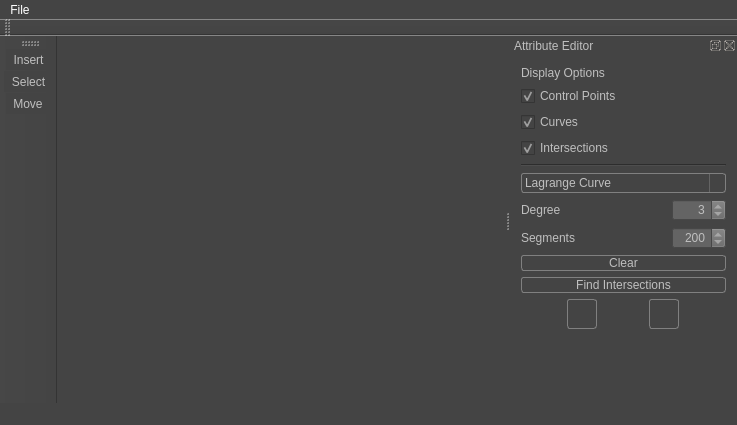
<?xml version="1.0" encoding="UTF-8"?>
<ui version="4.0">
 <class>MainWindowClass</class>
 <widget class="QMainWindow" name="MainWindowClass">
  <property name="geometry">
   <rect>
    <x>0</x>
    <y>0</y>
    <width>737</width>
    <height>425</height>
   </rect>
  </property>
  <property name="windowTitle">
   <string>Curve Editor</string>
  </property>
  <property name="styleSheet">
   <string notr="true">QMainWindow
{
	color: #BFBFBF;
	background-color: #444444;
}
QWidget
{
	color: #BFBFBF;
	background-color: #444444;
}
QWidget:item:hover
{
    background-color: #5285A6;
    color: #FFFFFF;
}
/*------------------------MenuBar Menu----------------------------------------*/
QMenuBar::item
{
    color: #FFFFFF;
    background: transparent;
}

QMenuBar::item:selected
{
    background: #5285A6;
    /*border: 1px solid #5285A6;*/
}

QMenuBar::item:pressed
{
    background: #444;
    border: 1px solid #000;
    background-color: #5285A6;
    margin-bottom:-1px;
    padding-bottom:1px;
}
QMenu::item:selected
{
    color: #FFFFFF;
    background-color: #5285A6;
}
QMenu::item:hover
{
    color: #5285A6;
}
/*------------------------ComboBox----------------------------------------*/
QComboBox {
    border: 1px solid gray;
    border-radius: 3px;
    padding: 1px 18px 1px 3px;
    min-width: 6em;
}
QComboBox:hover
{
	background: #5285A6;
}

QComboBox:editable {
    background: #646464;
}
QComboBox:!editable {
     background: #444444;
}
/* QComboBox gets the &quot;on&quot; state when the popup is open */
QComboBox:!editable:on {
    background: #646464;
}
QComboBox:on { /* shift the text when the popup opens */
    padding-top: 3px;
    padding-left: 4px;
}
QComboBox::down-arrow {
    image: url(:/icons/dropArrow.png);
}
QComboBox::down-arrow:on { /* shift the arrow when popup is open */
    top: 1px;
    left: 1px;
}
/*Drop down*/
QComboBox::drop-down,
QComboBox::drop-down:hover,
QComboBox::drop-down:on {
    subcontrol-origin: padding;
    subcontrol-position: top right;
    width: 15px;
    border-left-style: solid;
    border-left-color: #646464;
    border-left-width: 1px;
}
QComboBox QAbstractItemView {
    selection-background-color: #5285A6;
	outline:none;
}
/*---------------------------------------------------------*/
QPushButton
{
    border: 1px solid gray;
    border-radius: 3px;
	min-width: 4em;
	min-height: 2em;
}
QPushButton:hover
{
    background-color: #646464;
}
QPushButton:pressed{
    
    background-color: #5285A6;
}
/*---------------------------------------------------------*/
/* Customize spin boxes. */

QSpinBox {
    background-color: #646464;
}

QSpinBox::up-button {
    image: url(:/icons/arrowUp.png);
    background-color: #444444;
}

QSpinBox::up-button:hover {
    border-image: url(:/images/spinup_hover.png) 1;
    background-color: #545454;
}

QSpinBox::up-button:pressed {
    border-image: url(:/images/spinup_pressed.png) 1;
    background-color: #646464;
}

QSpinBox::down-button {
    image: url(:/icons/arrowDown.png);
    background-color: #444444;
}

QSpinBox::down-button:hover {
    border-image: url(:/images/spindown_hover.png) 1;
    background-color: #545454;
}

QSpinBox::down-button:pressed {
    border-image: url(:/images/spindown_pressed.png) 1;
    background-color: #646464;
}</string>
  </property>
  <widget class="QWidget" name="centralWidget">
   <layout class="QHBoxLayout" name="horizontalLayout">
    <item>
     <layout class="QVBoxLayout" name="ogl_layout"/>
    </item>
   </layout>
  </widget>
  <widget class="QMenuBar" name="menuBar">
   <property name="geometry">
    <rect>
     <x>0</x>
     <y>0</y>
     <width>737</width>
     <height>21</height>
    </rect>
   </property>
   <widget class="QMenu" name="menuFile">
    <property name="title">
     <string>File</string>
    </property>
    <addaction name="actionNew"/>
    <addaction name="actionOpen"/>
    <addaction name="actionSave"/>
    <addaction name="actionExport"/>
    <addaction name="separator"/>
    <addaction name="actionExit"/>
   </widget>
   <addaction name="menuFile"/>
  </widget>
  <widget class="QToolBar" name="mainToolBar">
   <attribute name="toolBarArea">
    <enum>LeftToolBarArea</enum>
   </attribute>
   <attribute name="toolBarBreak">
    <bool>false</bool>
   </attribute>
   <addaction name="actionInsert"/>
   <addaction name="actionSelect"/>
   <addaction name="actionMove"/>
  </widget>
  <widget class="QStatusBar" name="statusBar"/>
  <widget class="QToolBar" name="toolBar">
   <property name="windowTitle">
    <string>toolBar</string>
   </property>
   <attribute name="toolBarArea">
    <enum>TopToolBarArea</enum>
   </attribute>
   <attribute name="toolBarBreak">
    <bool>false</bool>
   </attribute>
  </widget>
  <widget class="QDockWidget" name="attr_editor">
   <property name="windowTitle">
    <string>Attribute Editor</string>
   </property>
   <attribute name="dockWidgetArea">
    <number>2</number>
   </attribute>
   <widget class="QWidget" name="dockWidgetContents">
    <layout class="QVBoxLayout" name="verticalLayout">
     <item>
      <layout class="QVBoxLayout" name="verticalLayout_2">
       <item>
        <widget class="QLabel" name="label">
         <property name="text">
          <string>Display Options</string>
         </property>
        </widget>
       </item>
       <item>
        <widget class="QCheckBox" name="disp_ctrl_pts">
         <property name="text">
          <string>Control Points</string>
         </property>
         <property name="checked">
          <bool>true</bool>
         </property>
        </widget>
       </item>
       <item>
        <widget class="QCheckBox" name="disp_curves">
         <property name="text">
          <string>Curves</string>
         </property>
         <property name="checked">
          <bool>true</bool>
         </property>
        </widget>
       </item>
       <item>
        <widget class="QCheckBox" name="disp_intersections">
         <property name="text">
          <string>Intersections</string>
         </property>
         <property name="checked">
          <bool>true</bool>
         </property>
        </widget>
       </item>
      </layout>
     </item>
     <item>
      <widget class="Line" name="line">
       <property name="orientation">
        <enum>Qt::Horizontal</enum>
       </property>
      </widget>
     </item>
     <item>
      <widget class="QComboBox" name="curve_type">
       <property name="focusPolicy">
        <enum>Qt::WheelFocus</enum>
       </property>
       <item>
        <property name="text">
         <string>Lagrange Curve</string>
        </property>
       </item>
       <item>
        <property name="text">
         <string>Bezier Curve</string>
        </property>
       </item>
       <item>
        <property name="text">
         <string>B-Spline</string>
        </property>
       </item>
       <item>
        <property name="text">
         <string>Catmull-Rom Curve</string>
        </property>
       </item>
      </widget>
     </item>
     <item>
      <layout class="QGridLayout" name="gridLayout">
       <item row="1" column="2">
        <widget class="QSpinBox" name="seg_val">
         <property name="alignment">
          <set>Qt::AlignRight|Qt::AlignTrailing|Qt::AlignVCenter</set>
         </property>
         <property name="minimum">
          <number>1</number>
         </property>
         <property name="maximum">
          <number>9999</number>
         </property>
         <property name="singleStep">
          <number>20</number>
         </property>
         <property name="value">
          <number>200</number>
         </property>
        </widget>
       </item>
       <item row="1" column="0">
        <widget class="QLabel" name="seg_label">
         <property name="text">
          <string>Segments</string>
         </property>
        </widget>
       </item>
       <item row="0" column="0">
        <widget class="QLabel" name="degree_label">
         <property name="text">
          <string>Degree</string>
         </property>
        </widget>
       </item>
       <item row="0" column="2">
        <widget class="QSpinBox" name="degree_val">
         <property name="alignment">
          <set>Qt::AlignRight|Qt::AlignTrailing|Qt::AlignVCenter</set>
         </property>
         <property name="minimum">
          <number>1</number>
         </property>
         <property name="maximum">
          <number>8</number>
         </property>
         <property name="value">
          <number>3</number>
         </property>
        </widget>
       </item>
       <item row="0" column="1">
        <spacer name="degree_spacer">
         <property name="orientation">
          <enum>Qt::Horizontal</enum>
         </property>
         <property name="sizeHint" stdset="0">
          <size>
           <width>40</width>
           <height>20</height>
          </size>
         </property>
        </spacer>
       </item>
      </layout>
     </item>
     <item>
      <widget class="QPushButton" name="clear_button">
       <property name="text">
        <string>Clear</string>
       </property>
      </widget>
     </item>
     <item>
      <widget class="QPushButton" name="intersection_button">
       <property name="text">
        <string>Find Intersections</string>
       </property>
      </widget>
     </item>
     <item>
      <layout class="QHBoxLayout" name="horizontalLayout_2">
       <item>
        <widget class="QPushButton" name="foreground_color">
         <property name="enabled">
          <bool>true</bool>
         </property>
         <property name="minimumSize">
          <size>
           <width>30</width>
           <height>30</height>
          </size>
         </property>
         <property name="maximumSize">
          <size>
           <width>30</width>
           <height>30</height>
          </size>
         </property>
         <property name="cursor">
          <cursorShape>ArrowCursor</cursorShape>
         </property>
         <property name="autoFillBackground">
          <bool>false</bool>
         </property>
         <property name="text">
          <string/>
         </property>
         <property name="checkable">
          <bool>false</bool>
         </property>
         <property name="autoRepeat">
          <bool>false</bool>
         </property>
         <property name="flat">
          <bool>true</bool>
         </property>
        </widget>
       </item>
       <item>
        <widget class="QPushButton" name="background_color">
         <property name="minimumSize">
          <size>
           <width>30</width>
           <height>30</height>
          </size>
         </property>
         <property name="maximumSize">
          <size>
           <width>30</width>
           <height>30</height>
          </size>
         </property>
         <property name="autoFillBackground">
          <bool>true</bool>
         </property>
         <property name="text">
          <string/>
         </property>
         <property name="flat">
          <bool>true</bool>
         </property>
        </widget>
       </item>
      </layout>
     </item>
     <item>
      <layout class="QGridLayout" name="gridLayout_2"/>
     </item>
     <item>
      <layout class="QVBoxLayout" name="verticalLayout_4">
       <item>
        <spacer name="horizontalSpacer">
         <property name="orientation">
          <enum>Qt::Horizontal</enum>
         </property>
         <property name="sizeHint" stdset="0">
          <size>
           <width>40</width>
           <height>20</height>
          </size>
         </property>
        </spacer>
       </item>
       <item>
        <spacer name="verticalSpacer">
         <property name="orientation">
          <enum>Qt::Vertical</enum>
         </property>
         <property name="sizeHint" stdset="0">
          <size>
           <width>205</width>
           <height>108</height>
          </size>
         </property>
        </spacer>
       </item>
      </layout>
     </item>
    </layout>
   </widget>
  </widget>
  <action name="actionNew">
   <property name="text">
    <string>New</string>
   </property>
   <property name="shortcut">
    <string>Ctrl+N</string>
   </property>
  </action>
  <action name="actionOpen">
   <property name="text">
    <string>Open</string>
   </property>
   <property name="shortcut">
    <string>Ctrl+O</string>
   </property>
  </action>
  <action name="actionExit">
   <property name="text">
    <string>Exit</string>
   </property>
   <property name="shortcut">
    <string>Ctrl+Q</string>
   </property>
  </action>
  <action name="actionSave">
   <property name="text">
    <string>Save</string>
   </property>
   <property name="shortcut">
    <string>Ctrl+S</string>
   </property>
  </action>
  <action name="actionSelect">
   <property name="icon">
    <iconset resource="MainWindow.qrc">
     <normaloff>:/icons/selectmodel.png</normaloff>:/icons/selectmodel.png</iconset>
   </property>
   <property name="text">
    <string>Select</string>
   </property>
  </action>
  <action name="actionMove">
   <property name="icon">
    <iconset resource="MainWindow.qrc">
     <normaloff>:/icons/move_M.png</normaloff>:/icons/move_M.png</iconset>
   </property>
   <property name="text">
    <string>Move</string>
   </property>
  </action>
  <action name="actionInsert">
   <property name="icon">
    <iconset resource="MainWindow.qrc">
     <normaloff>:/icons/curve.png</normaloff>:/icons/curve.png</iconset>
   </property>
   <property name="text">
    <string>Insert</string>
   </property>
  </action>
  <action name="actionExport">
   <property name="text">
    <string>Export</string>
   </property>
   <property name="toolTip">
    <string>Export</string>
   </property>
   <property name="shortcut">
    <string>Ctrl+E</string>
   </property>
  </action>
 </widget>
 <layoutdefault spacing="6" margin="11"/>
 <resources>
  <include location="MainWindow.qrc"/>
 </resources>
 <connections>
  <connection>
   <sender>actionExit</sender>
   <signal>triggered()</signal>
   <receiver>MainWindowClass</receiver>
   <slot>close()</slot>
   <hints>
    <hint type="sourcelabel">
     <x>-1</x>
     <y>-1</y>
    </hint>
    <hint type="destinationlabel">
     <x>365</x>
     <y>213</y>
    </hint>
   </hints>
  </connection>
 </connections>
</ui>
